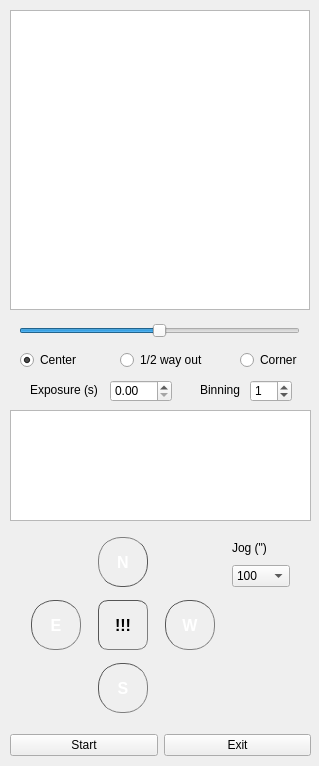
<?xml version="1.0" encoding="UTF-8"?>
<ui version="4.0">
 <class>MainWindow</class>
 <widget class="QMainWindow" name="MainWindow">
  <property name="geometry">
   <rect>
    <x>0</x>
    <y>0</y>
    <width>319</width>
    <height>766</height>
   </rect>
  </property>
  <property name="sizePolicy">
   <sizepolicy hsizetype="Fixed" vsizetype="Fixed">
    <horstretch>0</horstretch>
    <verstretch>0</verstretch>
   </sizepolicy>
  </property>
  <property name="windowTitle">
   <string>PyFocus</string>
  </property>
  <widget class="QWidget" name="centralwidget">
   <widget class="QGraphicsView" name="ImageView">
    <property name="geometry">
     <rect>
      <x>10</x>
      <y>10</y>
      <width>300</width>
      <height>300</height>
     </rect>
    </property>
   </widget>
   <widget class="QDoubleSpinBox" name="Exposure_spinbox">
    <property name="geometry">
     <rect>
      <x>110</x>
      <y>380</y>
      <width>62</width>
      <height>22</height>
     </rect>
    </property>
   </widget>
   <widget class="QLabel" name="label">
    <property name="geometry">
     <rect>
      <x>30</x>
      <y>380</y>
      <width>81</width>
      <height>20</height>
     </rect>
    </property>
    <property name="text">
     <string>Exposure (s)</string>
    </property>
   </widget>
   <widget class="QGraphicsView" name="PlotView">
    <property name="geometry">
     <rect>
      <x>10</x>
      <y>410</y>
      <width>301</width>
      <height>111</height>
     </rect>
    </property>
   </widget>
   <widget class="QRadioButton" name="Center_radio">
    <property name="geometry">
     <rect>
      <x>20</x>
      <y>350</y>
      <width>81</width>
      <height>20</height>
     </rect>
    </property>
    <property name="text">
     <string>Center</string>
    </property>
    <property name="checked">
     <bool>true</bool>
    </property>
   </widget>
   <widget class="QRadioButton" name="Half_radio">
    <property name="geometry">
     <rect>
      <x>120</x>
      <y>350</y>
      <width>95</width>
      <height>20</height>
     </rect>
    </property>
    <property name="text">
     <string>1/2 way out</string>
    </property>
   </widget>
   <widget class="QRadioButton" name="Corner_radio">
    <property name="geometry">
     <rect>
      <x>240</x>
      <y>350</y>
      <width>71</width>
      <height>20</height>
     </rect>
    </property>
    <property name="text">
     <string>Corner</string>
    </property>
   </widget>
   <widget class="QSlider" name="Zoom_slider">
    <property name="geometry">
     <rect>
      <x>19</x>
      <y>320</y>
      <width>281</width>
      <height>22</height>
     </rect>
    </property>
    <property name="minimum">
     <number>-100</number>
    </property>
    <property name="maximum">
     <number>100</number>
    </property>
    <property name="orientation">
     <enum>Qt::Horizontal</enum>
    </property>
   </widget>
   <widget class="QLabel" name="label_2">
    <property name="geometry">
     <rect>
      <x>200</x>
      <y>380</y>
      <width>41</width>
      <height>20</height>
     </rect>
    </property>
    <property name="text">
     <string>Binning</string>
    </property>
   </widget>
   <widget class="QSpinBox" name="Binning_spinbox">
    <property name="geometry">
     <rect>
      <x>250</x>
      <y>380</y>
      <width>42</width>
      <height>22</height>
     </rect>
    </property>
    <property name="wrapping">
     <bool>true</bool>
    </property>
    <property name="minimum">
     <number>1</number>
    </property>
    <property name="maximum">
     <number>2</number>
    </property>
   </widget>
   <widget class="QWidget" name="">
    <property name="geometry">
     <rect>
      <x>10</x>
      <y>730</y>
      <width>301</width>
      <height>30</height>
     </rect>
    </property>
    <layout class="QHBoxLayout" name="horizontalLayout_6">
     <item>
      <widget class="QPushButton" name="Start_button">
       <property name="text">
        <string>Start</string>
       </property>
      </widget>
     </item>
     <item>
      <widget class="QPushButton" name="Exit_button">
       <property name="text">
        <string>Exit</string>
       </property>
      </widget>
     </item>
    </layout>
   </widget>
   <widget class="QWidget" name="">
    <property name="geometry">
     <rect>
      <x>20</x>
      <y>530</y>
      <width>281</width>
      <height>191</height>
     </rect>
    </property>
    <layout class="QGridLayout" name="gridLayout_2">
     <item row="1" column="2">
      <widget class="QPushButton" name="JogWest_button">
       <property name="minimumSize">
        <size>
         <width>50</width>
         <height>50</height>
        </size>
       </property>
       <property name="maximumSize">
        <size>
         <width>50</width>
         <height>50</height>
        </size>
       </property>
       <property name="font">
        <font>
         <pointsize>12</pointsize>
         <weight>75</weight>
         <bold>true</bold>
        </font>
       </property>
       <property name="styleSheet">
        <string notr="true">QPushButton {
	color: #fff;
    border: 1px solid #555;
    border-radius: 23px;
    border-style: inset;
    background: qradialgradient(
        cx: 0.3, cy: -0.4, fx: 0.3, fy: -0.4,
        radius: 1.35, stop: 0 #fff, stop: 1 #22e
        );
    }

QPushButton:hover {
    background: qradialgradient(
        cx: 0.3, cy: -0.4, fx: 0.3, fy: -0.4,
        radius: 1.35, stop: 0 #fff, stop: 1 #bbb
        );
    }

QPushButton:pressed {
    border-style: inset;
    background: qradialgradient(
        cx: 0.4, cy: -0.1, fx: 0.4, fy: -0.1,
        radius: 1.35, stop: 0 #fff, stop: 1 #ddd
        );
    }</string>
       </property>
       <property name="text">
        <string>W</string>
       </property>
      </widget>
     </item>
     <item row="1" column="0">
      <widget class="QPushButton" name="JogEast_button">
       <property name="sizePolicy">
        <sizepolicy hsizetype="Fixed" vsizetype="Fixed">
         <horstretch>0</horstretch>
         <verstretch>0</verstretch>
        </sizepolicy>
       </property>
       <property name="minimumSize">
        <size>
         <width>50</width>
         <height>50</height>
        </size>
       </property>
       <property name="maximumSize">
        <size>
         <width>50</width>
         <height>50</height>
        </size>
       </property>
       <property name="font">
        <font>
         <pointsize>12</pointsize>
         <weight>75</weight>
         <bold>true</bold>
        </font>
       </property>
       <property name="styleSheet">
        <string notr="true">QPushButton {
	color: #fff;
    border: 1px solid #555;
    border-radius: 23px;
    border-style: inset;
    background: qradialgradient(
        cx: 0.3, cy: -0.4, fx: 0.3, fy: -0.4,
        radius: 1.35, stop: 0 #fff, stop: 1 #22e
        );
    }

QPushButton:hover {
    background: qradialgradient(
        cx: 0.3, cy: -0.4, fx: 0.3, fy: -0.4,
        radius: 1.35, stop: 0 #fff, stop: 1 #bbb
        );
    }

QPushButton:pressed {
    border-style: inset;
    background: qradialgradient(
        cx: 0.4, cy: -0.1, fx: 0.4, fy: -0.1,
        radius: 1.35, stop: 0 #fff, stop: 1 #ddd
        );
    }</string>
       </property>
       <property name="text">
        <string>E</string>
       </property>
      </widget>
     </item>
     <item row="1" column="1">
      <widget class="QPushButton" name="Halt_button">
       <property name="sizePolicy">
        <sizepolicy hsizetype="Fixed" vsizetype="Fixed">
         <horstretch>0</horstretch>
         <verstretch>0</verstretch>
        </sizepolicy>
       </property>
       <property name="minimumSize">
        <size>
         <width>50</width>
         <height>50</height>
        </size>
       </property>
       <property name="maximumSize">
        <size>
         <width>50</width>
         <height>50</height>
        </size>
       </property>
       <property name="font">
        <font>
         <pointsize>12</pointsize>
         <weight>75</weight>
         <bold>true</bold>
        </font>
       </property>
       <property name="styleSheet">
        <string notr="true">QPushButton {
	color: #000;
    border: 1px solid #555;
    border-radius: 10px;
    border-style: inset;
    background: qradialgradient(
        cx: 0.3, cy: -0.4, fx: 0.3, fy: -0.4,
        radius: 1.35, stop: 0 #fff, stop: 1 #ff5500
        );
    }

QPushButton:hover {
    background: qradialgradient(
        cx: 0.3, cy: -0.4, fx: 0.3, fy: -0.4,
        radius: 1.35, stop: 0 #fff, stop: 1 #bbb
        );
    }

QPushButton:pressed {
    border-style: inset;
    background: qradialgradient(
        cx: 0.4, cy: -0.1, fx: 0.4, fy: -0.1,
        radius: 1.35, stop: 0 #fff, stop: 1 #ddd
        );
    }</string>
       </property>
       <property name="text">
        <string>!!!</string>
       </property>
      </widget>
     </item>
     <item row="2" column="1">
      <widget class="QPushButton" name="JogSouth_button">
       <property name="minimumSize">
        <size>
         <width>50</width>
         <height>50</height>
        </size>
       </property>
       <property name="maximumSize">
        <size>
         <width>50</width>
         <height>50</height>
        </size>
       </property>
       <property name="font">
        <font>
         <pointsize>12</pointsize>
         <weight>75</weight>
         <bold>true</bold>
        </font>
       </property>
       <property name="styleSheet">
        <string notr="true">QPushButton {
	color: #fff;
    border: 1px solid #555;
    border-radius: 23px;
    border-style: inset;
    background: qradialgradient(
        cx: 0.3, cy: -0.4, fx: 0.3, fy: -0.4,
        radius: 1.35, stop: 0 #fff, stop: 1 #22e
        );
    }

QPushButton:hover {
    background: qradialgradient(
        cx: 0.3, cy: -0.4, fx: 0.3, fy: -0.4,
        radius: 1.35, stop: 0 #fff, stop: 1 #bbb
        );
    }

QPushButton:pressed {
    border-style: inset;
    background: qradialgradient(
        cx: 0.4, cy: -0.1, fx: 0.4, fy: -0.1,
        radius: 1.35, stop: 0 #fff, stop: 1 #ddd
        );
    }</string>
       </property>
       <property name="text">
        <string>S</string>
       </property>
      </widget>
     </item>
     <item row="0" column="1">
      <widget class="QPushButton" name="JogNorth_button">
       <property name="sizePolicy">
        <sizepolicy hsizetype="Fixed" vsizetype="Fixed">
         <horstretch>0</horstretch>
         <verstretch>0</verstretch>
        </sizepolicy>
       </property>
       <property name="maximumSize">
        <size>
         <width>50</width>
         <height>50</height>
        </size>
       </property>
       <property name="baseSize">
        <size>
         <width>50</width>
         <height>50</height>
        </size>
       </property>
       <property name="font">
        <font>
         <pointsize>12</pointsize>
         <weight>75</weight>
         <bold>true</bold>
        </font>
       </property>
       <property name="styleSheet">
        <string notr="true">QPushButton {
	color: #fff;
    border: 1px solid #555;
    border-radius: 23px;
    border-style: outset;
    background: qradialgradient(
        cx: 0.3, cy: -0.4, fx: 0.3, fy: -0.4,
        radius: 1.35, stop: 0 #fff, stop: 1 #22e
        );
    }

QPushButton:hover {
    background: qradialgradient(
        cx: 0.3, cy: -0.4, fx: 0.3, fy: -0.4,
        radius: 1.35, stop: 0 #fff, stop: 1 #bbb
        );
    }

QPushButton:pressed {
    border-style: inset;
    background: qradialgradient(
        cx: 0.4, cy: -0.1, fx: 0.4, fy: -0.1,
        radius: 1.35, stop: 0 #fff, stop: 1 #ddd
        );
    }</string>
       </property>
       <property name="text">
        <string>N</string>
       </property>
      </widget>
     </item>
     <item row="0" column="3">
      <layout class="QVBoxLayout" name="verticalLayout_2">
       <item>
        <widget class="QLabel" name="label_3">
         <property name="text">
          <string>Jog (&quot;)</string>
         </property>
        </widget>
       </item>
       <item>
        <widget class="QComboBox" name="JogIncrement_combo">
         <property name="sizePolicy">
          <sizepolicy hsizetype="Fixed" vsizetype="Fixed">
           <horstretch>0</horstretch>
           <verstretch>0</verstretch>
          </sizepolicy>
         </property>
         <property name="currentIndex">
          <number>1</number>
         </property>
         <property name="frame">
          <bool>true</bool>
         </property>
         <item>
          <property name="text">
           <string>10</string>
          </property>
         </item>
         <item>
          <property name="text">
           <string>100</string>
          </property>
         </item>
         <item>
          <property name="text">
           <string>1000</string>
          </property>
         </item>
        </widget>
       </item>
      </layout>
     </item>
    </layout>
   </widget>
  </widget>
 </widget>
 <resources/>
 <connections/>
 <designerdata>
  <property name="gridDeltaX">
   <number>10</number>
  </property>
  <property name="gridDeltaY">
   <number>10</number>
  </property>
  <property name="gridSnapX">
   <bool>true</bool>
  </property>
  <property name="gridSnapY">
   <bool>true</bool>
  </property>
  <property name="gridVisible">
   <bool>true</bool>
  </property>
 </designerdata>
</ui>
